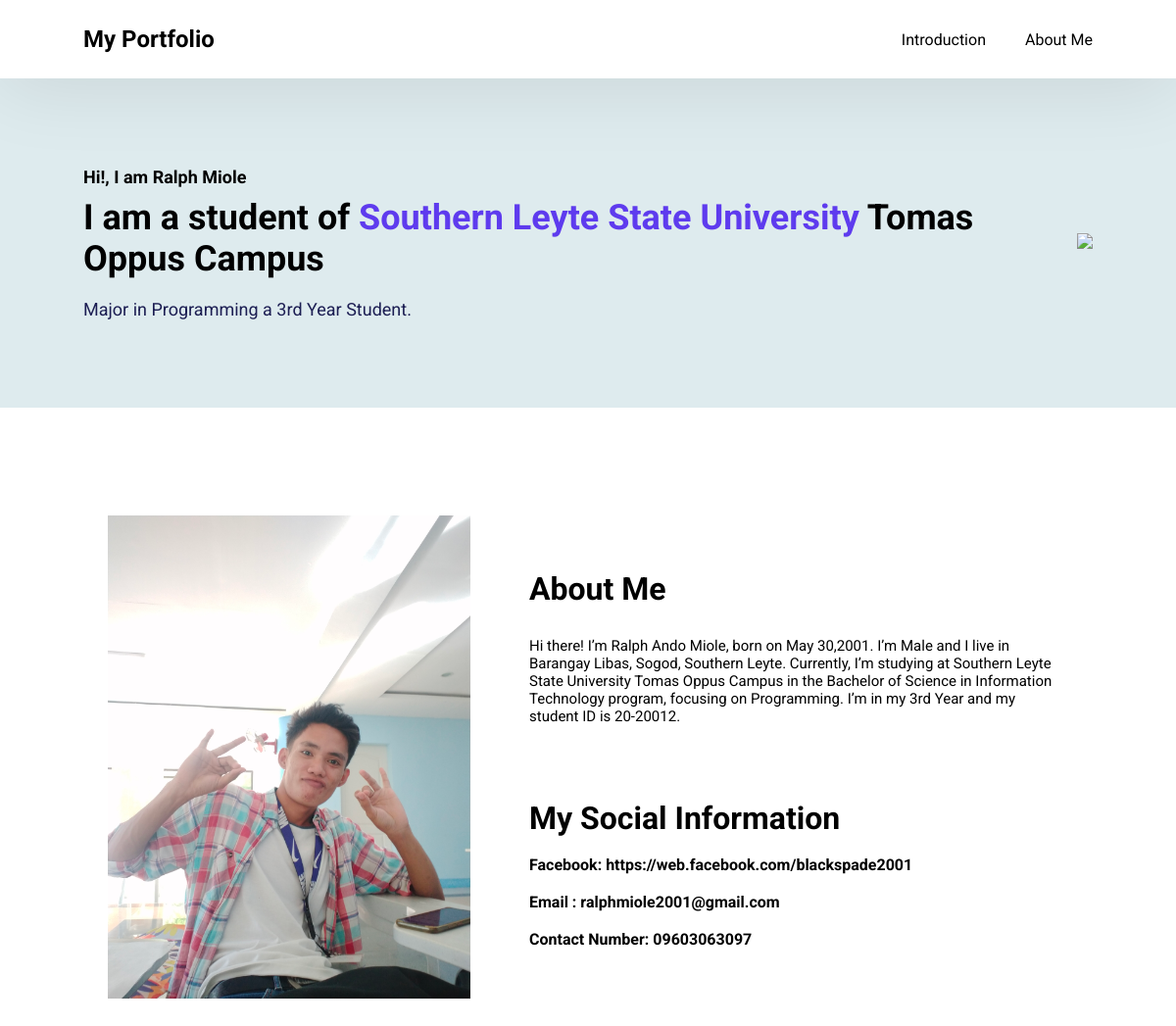
Screenshot of /portfolio/index.php with the database file from the repository.
### tables this page shows
CREATE TABLE `my_info` (
  `id` int(11) NOT NULL,
  `first_name` varchar(10) NOT NULL,
  `student_id` varchar(15) NOT NULL,
  `last_name` varchar(10) NOT NULL,
  `middle_name` varchar(10) NOT NULL,
  `number` varchar(30) NOT NULL,
  `email` varchar(30) NOT NULL,
  `facebook` varchar(50) NOT NULL,
  `birth_date` varchar(20) NOT NULL,
  `address` text NOT NULL,
  `gender` varchar(10) NOT NULL,
  `image` varchar(255) NOT NULL,
  `image_2` varchar(20) NOT NULL,
  `university` varchar(100) NOT NULL,
  `campus` varchar(20) NOT NULL,
  `year_level` varchar(20) NOT NULL,
  `course` varchar(100) NOT NULL,
  `major` varchar(20) NOT NULL
);

### portfolio/index.php (the view, shortened to what this page needs)
<?php include('connection.php');
$sql = "SELECT * FROM my_info";
$result = $connection->query($sql);
if ($result->num_rows > 0) {
    $display = $result->fetch_assoc();
} else {
    die('Data not found.');
}
?>
<!DOCTYPE html>
<html lang="en">
<head>
    <link href='https://unpkg.com/boxicons@2.1.4/css/boxicons.min.css' rel='stylesheet'>
    <link rel="stylesheet" href="style.css">
</head>
<body>
    <nav>
        <div class="logo">
            <h2>My Portfolio</h2>
        </div>
        <ul>
            <li><a href="#introduction">Introduction</a></li>
            <li><a href="#about-me">About Me</a></li>
        </ul>
    </nav>
    <div class="main" id="introduction">
        <div class="left">
            <h5>Hi!, I am <?php echo $display['first_name'] . ' ' . $display['last_name']; ?></h5>
            <h3>I am a student of <span><?php echo $display['university']; ?></span> <?php echo $display['campus']; ?></h3>
            <p>
                Major in <?php echo $display['major']; ?> a <?php echo $display['year_level']; ?> Student.
            </p>
        </div>
        <div class="right">
            <img src="2.jpg">
        </div>
    </div>
    <div class="about" id="about-me">
        <div class="left">
            <img src="1.jpg">
        </div>
        <div class="right">
            <h3>About Me</h3>
            <p>
            Hi there! I’m <?php echo $display['first_name'] . ' ' . $display['middle_name'] . ' ' . $display['last_name']; ?>, born on <?php echo $display['birth_date']; ?>.
            I’m <?php echo $display['gender']; ?> and I live in <?php echo $display['address']; ?>.
            Currently, I’m studying at <?php echo $display['university'] . ' ' . $display['campus']; ?> in the <?php echo $display['course']; ?> program, focusing on <?php echo $display['major']; ?>.
            I’m in my <?php echo $display['year_level']; ?> and my student ID is <?php echo $display['student_id']; ?>.
            </p>
            <br><br><br><br>
            <h3>My Social Information</h3>
            <br>
            <h4>Facebook: <?php echo $display['facebook']; ?></h4>
            <br>
            <h4>Email : <?php echo $display['email']; ?></h4>
            <br>
            <h4>Contact Number: <?php echo $display['number']; ?></h4>
        </div>
    </div>
</body>
</html>

### portfolio/style.css (style rules this page uses)
* { margin: 0; padding: 0; box-sizing: border-box; font-family: 'Roboto', sans-serif; }
a { text-decoration: none; color: #000; transition: color 0.3s ease; }
h5 { font-size: 20px; }
li { list-style: none; }
nav { background-color: #fff; position: sticky; top: 0; padding: 0 85px; display: flex; align-items: center; justify-content: space-between; height: 80px; box-shadow: 0 5px 80px rgba(0, 0, 0, 0.1); }
nav .logo { display: flex; align-items: center; }
nav ul { display: flex; gap: 40px; }
.main { background-color: #deebee; padding: 90px 85px; display: flex; align-items: center; justify-content: space-between; gap: 40px; }
.main .left { display: flex; flex-direction: column; align-items: start; }
.main .left h3 { margin-top: 10px; font-weight: bold; font-size: 46px; }
.main .left h3 span { color: #5e3bee; }
.main .left p { color: #1c1e53; font-size: 22px; margin-top: 20px; }
.main .right img { width: 500px; }
.about { padding: 110px; display: flex; align-items: center; gap: 60px; }
.about .left img { width: 400px; }
.about .right h3 { font-size: 32px; }
.about .right p { font-size: 16px; margin-top: 30px; }
@media screen and (max-width: 1200px) { .main .left h5 { font-size: 18px; } }
@media screen and (max-width: 1200px) { .main .left h3 { font-size: 36px; } }
@media screen and (max-width: 1200px) { .main .left p { font-size: 18px; } }
@media screen and (max-width: 1200px) { .main .right img { width: 380px; } }
@media screen and (max-width: 1200px) { .about .left img { width: 370px; } }
@media screen and (max-width: 1200px) { .about .right p { font-size: 15px; } }

### rows the page displays
my_info: first_name "Ralph", last_name "Miole", university "Southern Leyte State University", campus "Tomas Oppus Campus", major "Programming", year_level "3rd Year", middle_name "Ando", birth_date "May 30,2001", gender "Male", address "Barangay Libas, Sogod, Southern Leyte", course "Bachelor of Science in Information Technology", student "20-20012", facebook "https://web.facebook.com/blackspade2001", email "ralphmiole2001@gmail.com", number "09603063097"
